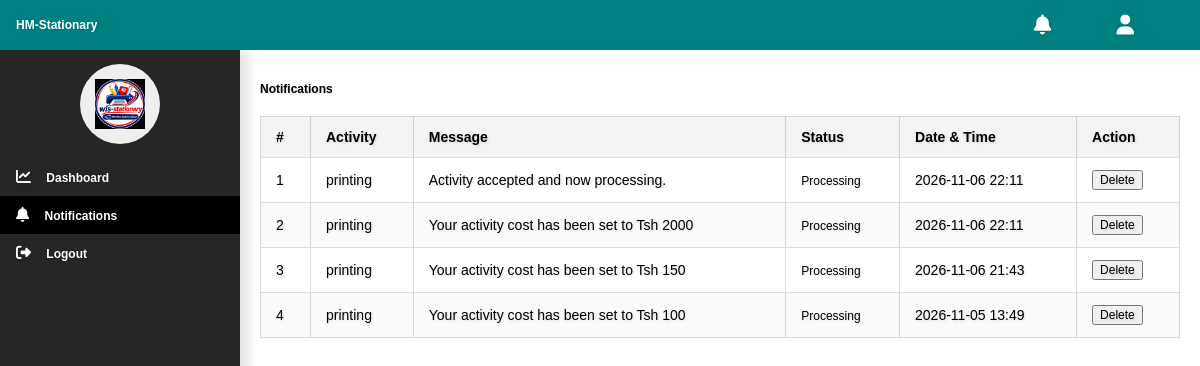
The app's page /stationary/admin/notifications/ (signed in), older data.
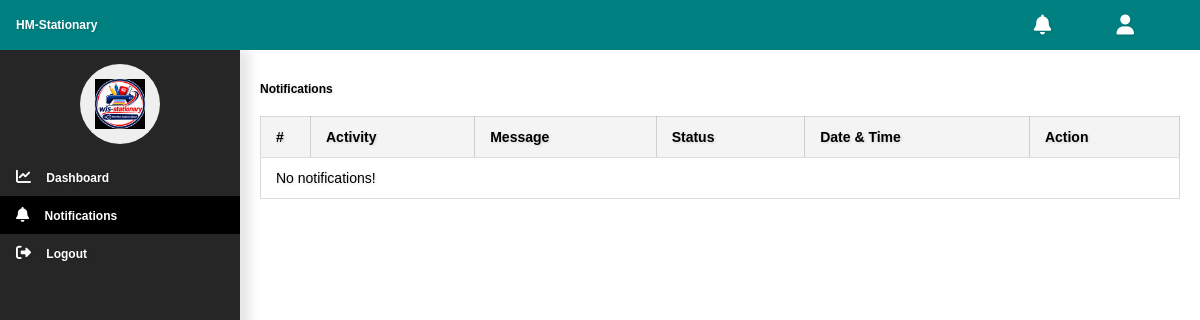
The same page, newer data.
### stationary_system/models/accounts.py (models this page shows, shortened)
class Notification(models.Model):
    user = models.ForeignKey(settings.AUTH_USER_MODEL, on_delete=models.CASCADE)
    activity = models.ForeignKey('Activity', on_delete=models.CASCADE)
    message = models.TextField()
    is_read = models.BooleanField(default=False)
    created_at = models.DateTimeField(auto_now_add=True)

### stationary_system/models/activity.py (models this page shows, shortened)
class Activity(models.Model):
    STATUS_CHOICES = [
        ('waiting', 'Waiting'),
        ('pending', 'Pending'),
        ('processing', 'Processing'),
        ('completed', 'Completed'),
        ('declined', 'Declined'),
    ]
    activity_id = models.CharField(max_length=100, unique=True)
    stationary_profile = models.ForeignKey(
        'StationaryProfile',
        on_delete=models.CASCADE,
        null=True,
        blank=True,
        related_name='activities'
    )
    activity_type = models.CharField(max_length=100)
    costs = models.DecimalField(max_digits=10, decimal_places=2)
    user = models.ForeignKey(
        settings.AUTH_USER_MODEL,
        on_delete=models.CASCADE,
        related_name='activities'
    )
    sent_date = models.DateTimeField(auto_now_add=True)
    end_date = models.DateTimeField(null=True, blank=True)
    status = models.CharField(
        max_length=32,
        choices=STATUS_CHOICES,
        default='waiting'
    )

### stationary_system/views/admin_views/admin_nav_bar.py (the view)
# urls.py: path('stationary/admin/notifications/', admin_nav_bar.admin_notifications, name='admin_notifications'),
@login_required(login_url='login_page_admin')
def admin_notifications(request):
    notifications = Notification.objects.filter(
        user=request.user
    ).select_related('activity').order_by('-created_at')
    return render(request, 'admin/notifications.html', {
        "notifications": notifications
    })

### stationary_system/templates/admin/notifications.html (shortened to what this page needs)
{% load static %}
<!DOCTYPE html>
<html lang="en">
<head>
    <link rel="stylesheet" href="https://cdnjs.cloudflare.com/ajax/libs/font-awesome/6.4.0/css/all.min.css">
    <link rel="stylesheet" href="{% static 'admin_css/dashboard.css' %}">
    <link rel="stylesheet" href="{% static 'admin_css/activities.css' %}">
</head>
<body>
    <div class="row-holder-1">
        <div class="heading-holder-2">
            <div class="title-holder-21">
                <div class="menu-holder-22">
                    <button type="button"><span style="font-weight: bold;">HM-Stationary</span></button>
                </div>
            </div>
            <div class="actions-holder-22">
                <button type="button" onclick="window.location.href = `{% url 'admin_notifications' %}`">
                    <i class="fas fa-bell"></i>
                </button>
                <button type="button" onclick="window.location.href = `{% url 'admin_user' %}`">
                    <i class="fas fa-user"></i>
                </button>
            </div>
        </div>
        <div class="navigation-bar-holder-3" id="nav_bar">
            <div class="navigation-holder-4">
                <br>
                <div class="site-icon-holder">
                    <button type="button">
                        <img src="{% static 'icons/stationary1.png' %}" alt="site-icon">
                    </button>
                </div>
                <br>
                <ul>
                    <a href="{% url 'admin_dashboard' %}">
                        <li class="">
                            <button type="button">
                                <i class="fas fa-chart-line"></i>
                            </button>
                            <button type="button">Dashboard</button>
                        </li>
                    </a>
                </ul>
                <ul>
                    <a href="{% url 'admin_notifications' %}">
                        <li class="active-bar">
                            <button type="button">
                                <i class="fas fa-bell"></i>
                            </button>
                            <button type="button">Notifications</button>
                        </li>
                    </a>
                </ul>
                <ul>
                    <a href="{% url 'admin_logout' %}">
                        <li>
                            <button type="button">
                                <i class="fas fa-sign-out-alt"></i>
                            </button>
                            <button type="button">Logout</button>
                        </li>
                    </a>
                </ul>
            </div>
        </div>
        <div class="content-holder-4">
            <div class="dash-content-5">
                <p style="font-weight: bold;">Notifications</p>
                <div class="activities-table-holder-6">
                    <div class="table-holder-9">
                        <table class="table-9">
                            <thead>
                                <tr>
                                    <th class="index-9">#</th>
                                    <th>Activity</th>
                                    <th>Message</th>
                                    <th>Status</th>
                                    <th>Date & Time</th>
                                    <th>Action</th>
                                </tr>
                            </thead>
                            <tbody>
                                {% for notification in notifications %}
                                <tr>
                                    <td class="index-9">{{ forloop.counter }}</td>
                                    <td>
                                        {{ notification.activity.activity_type }}
                                    </td>
                                    <td>
                                        {{ notification.message }}
                                    </td>
                                    <td>
                                        {% if notification.activity.status == "pending" %}
                                        <span class="status-badge pending">Pending</span>
                                        {% elif notification.activity.status == "completed" %}
                                        <span class="status-badge completed">Completed</span>
                                        {% else %}
                                        <span class="status-badge">{{ notification.activity.status|capfirst }}</span>
                                        {% endif %}
                                    </td>
                                    <td>
                                        {{ notification.created_at|date:"Y-m-d H:i" }}
                                    </td>
                                    <td>
                                        {% if notification.activity.status == "waiting" %}
                                        <form method="post" action="{% url 'mark_pending' %}">
                                            {% csrf_token %}
                                            <input type="hidden" value="{{ notification.activity.activity_id }}" name="activity_id">
                                            <button type="submit">
                                                Confirm payment
                                            </button>
                                        </form>
                                        {% else %}
                                        <form method="post" action="{% url 'admin_delete_notification' %}">
                                            <button type="submit">
                                                Delete
                                            </button>
                                        </form>
                                        {% endif %}
                                    </td>
                                </tr>
                                {% empty %}
                                <tr>
                                    <td colspan="6">No notifications!</td>
                                </tr>
                                {% endfor %}
                            </tbody>
                        </table>
                    </div>
                    <br>
                </div>
            </div>
        </div>
    </div>
</body>
</html>

### stationary_system/static/admin_css/dashboard.css (style rules this page uses)
* { box-sizing: border-box; font-size: 12px; text-shadow: 1px 1px 3px rgba(0, 0, 0, 0.141); font-family: 'Trebuchet MS', sans-serif; }
html, body { padding: 0; margin: 0; }
.row-holder-1 { width: 100%; height: 100vh; background: transparent; }
.heading-holder-2 { width: 100%; height: 50px; background: teal; position: fixed; top: 0; left: 0; right: 0; z-index: 1000; }
.navigation-bar-holder-3 { width: 80%; height: 100%; box-shadow: 0px 10px 10px 10px rgba(0, 0, 0, 0.098); position: fixed; background: rgb(38, 38, 38); top: 50px; left: 0; bottom: 0; display: none; z-index: 1000; }
.content-holder-4 { width: 100%; height: 100%; overflow-y: scroll; margin-top: 50px; background: transparent; }
.row-holder-1>div { float: left; }
.heading-holder-2>div { float: left; }
.title-holder-21 { width: 50%; height: 100%; color: white; }
.menu-holder-22 { width: 100%; height: 100%; }
.menu-holder-22>button { width: auto; height: 100%; float: left; background: transparent; outline: none; border-style: none; color: white; margin-left: 10px; }
.actions-holder-22 { width: 50%; height: 100%; padding: 10px; background: transparent; text-align: right; }
.actions-holder-22>button { height: 100%; width: auto; background: transparent; border-style: none; outline: none; cursor: pointer; color: white; margin-right: 10px; }
.actions-holder-22>button>i { font-size: 20px; }
.navigation-holder-4 { width: 100%; height: auto; }
.site-icon-holder { width: 80px; height: 80px; margin: auto; border-radius: 100px; }
.site-icon-holder>button { width: 100%; height: 100%; border-radius: inherit; outline: none; text-align: left; border-style: none; padding: 15px; }
.site-icon-holder>button>img { width: 100%; height: 100%; }
ul { list-style-type: none; padding: 0; margin: 0; }
ul>a { text-decoration: none; }
ul>a>li { padding: 10px; }
ul>a>li>button { border-style: none; outline: none; background: transparent; font-weight: bold; color: white; }
.active-bar { background: black; }
ul>a>li>button>i { font-size: 15px; }
.dash-content-5 { width: 100%; height: auto; padding: 10px; }
@media only screen and (min-width: 768px) { .navigation-bar-holder-3 { display: inline-block; position: unset; width: 20%; margin-top: 50px; } }
@media only screen and (min-width: 768px) { .content-holder-4 { width: 80%; } }
@media only screen and (min-width: 768px) { .actions-holder-22>button { margin-right: 50px; } }
@media only screen and (min-width: 768px) { .dash-content-5 { width: 100%; height: auto; padding: 20px; } }

### stationary_system/static/admin_css/activities.css (style rules this page uses)
.activities-table-holder-6 { width: 100%; height: auto; }
.table-holder-9 { width: 100%; height: auto; animation-name: dash-container; animation-duration: 1s; }
.table-9 { width: 100%; height: auto; text-align: left; border: 1px solid rgba(0, 0, 0, 0.148); border-collapse: collapse; }
td, th { border: 1px solid rgba(0, 0, 0, 0.148); height: 40px; padding: 10px; }
.index-9 { width: 50px; text-align: center; }
.table-holder-9 { width: 100%; overflow-x: auto; margin: 20px 0; }
.table-9 { width: 100%; border-collapse: collapse; min-width: 600px; }
.table-9 th, .table-9 td { padding: 12px 15px; text-align: left; border-bottom: 1px solid #ddd; font-size: 14px; }
.table-9 th { background-color: #f4f4f4; font-weight: 600; }

Row changes from the older to the newer data that the page shows:
removed Notification: activity.activity_type "printing", message "Activity accepted and now processing.", activity.status "Processing", created_at "2026-11-06 22:11"
removed Notification: activity.activity_type "printing", message "Your activity cost has been set to Tsh 2000", activity.status "Processing", created_at "2026-11-06 22:11"
removed Notification: activity.activity_type "printing", message "Your activity cost has been set to Tsh 150", activity.status "Processing", created_at "2026-11-06 21:43"
removed Notification: activity.activity_type "printing", message "Your activity cost has been set to Tsh 100", activity.status "Processing", created_at "2026-11-05 13:49"
Text that changed along with them:
text now shown: "No notifications!"
